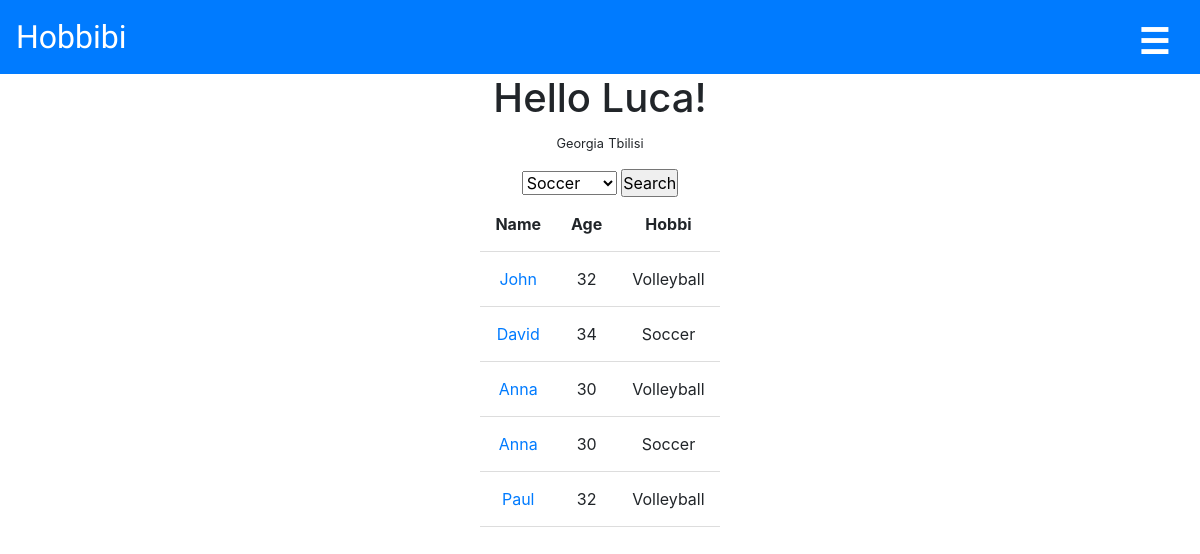
The page /search (signed in) on the database its author committed.
### hobbibi/models.py (models this page shows, shortened)
class User(AbstractUser):
    pass
    country = models.CharField(max_length=64, default='G')
    city = models.CharField(max_length=64, default='Tbilisi')
    age = models.IntegerField(default=30)
    image = models.ImageField(upload_to='images/', blank=True)

class Hobbies(models.Model):
    user = models.ForeignKey(User, on_delete=models.CASCADE)
    hobbi = models.ForeignKey(Hobbi, on_delete=models.CASCADE)
    def __str__(self):
        return f"{self.hobbi}"

class Hobbi(models.Model):
    name = models.CharField(max_length=64)
    def __str__(self):
        return f"{self.name}"

### hobbibi/views.py (the view)
# urls.py: path('search', views.search, name='search'),
@login_required
@csrf_exempt
def search(request):
    h = Hobbies.objects.filter(user=request.user.id)
    d = []
    for hobbi in h:
        d.append(hobbi)
    hobbies = Hobbi.objects.filter(name__in=d)
    user = User.objects.get(username=request.user.username)
    users = User.objects.filter(city=user.city, country=user.country)
    matchs = Hobbies.objects.select_related('user').filter(
        hobbi__in=hobbies, user__in=users).exclude(user=request.user.id).order_by("user")
    if request.method == "POST":
        data = json.loads(request.body)
        h = Hobbi.objects.get(name=data["hobbi"])
        matchs = Hobbies.objects.select_related('user').filter(
            hobbi=h.id, user__in=users).exclude(user=request.user.id).order_by("user")
        return JsonResponse([match.serialize() for match in matchs], safe=False)
    else:
        u = User.objects.get(id=request.user.id)
        us = Message.objects.filter(
            recipient=u, read=False).values("sender").distinct()
        new_msg = User.objects.filter(id__in=us)
        count = Message.objects.filter(recipient=u, read=False).count()
        c = Message.objects.filter(sender=u).values("recipient").distinct()
        contacts = User.objects.filter(id__in=c).order_by('username')
        return render(request, 'hobbibi/search.html', {"matchs": matchs, "hobbies": hobbies, "count": count, "new_msg": new_msg, "contacts": contacts})

### hobbibi/templates/hobbibi/search.html (shortened to what this page needs)
{% extends "hobbibi/layout.html" %}
{% load static %}
{% block body %}
<div class="center">
    <h1>Hello {{request.user.username}}!</h1>
    <small>{{ user.country}}</small>
    <small>{{user.city}}</small>
    <form id="form">
    <select name="hobbi" id="hobbi">
        {% for h in hobbies %}
            <option value="{{h}}">{{h}}</option>
        {% endfor %}
    </select>
    <input type="submit" value="Search">
</form>
</div>
<div id="table">
    <table id="main">
        <thead class="thead">
            <th>Name</th>
            <th>Age</th>
            <th>Hobbi</th>
        </thead>
        {% for match in matchs %}
        <tbody>
            <td ><a class="link" href="{% url 'profile' match.user %}">{{match.user}}</a></td>
            <td >{{match.user.age}}</td>
            <td >{{match.hobbi}}</td>
        </tbody>
        {% endfor %}
        </table>
    </div>
{% endblock %}

### hobbibi/static/hobbibi/style.css (style rules this page uses)
* { margin: 0; padding: 0; }
body { text-align: center; }
form { margin-top: 15px; text-align: center; }
h1, h2 { text-align: center; }
#table { display: flex; text-align: center; justify-content: center; }
#search, #main { height: 500px; overflow: auto; overflow-x: hidden; }
td, th { border-bottom: 1px solid #ddd; padding: 15px; }
.center { text-align: center; }

### rows shown on the page
User: user.username "Luca", country "Georgia", city "Tbilisi"
Hobbies: user "John", user.age "32", hobbi "Volleyball"
Hobbies: user "David", user.age "34", hobbi "Soccer"
Hobbies: user "Anna", user.age "30", hobbi "Volleyball"
Hobbies: user "Anna", user.age "30", hobbi "Soccer"
Hobbies: user "Paul", user.age "32", hobbi "Volleyball"

### other values the page prints
form field hobbi "Soccer"
